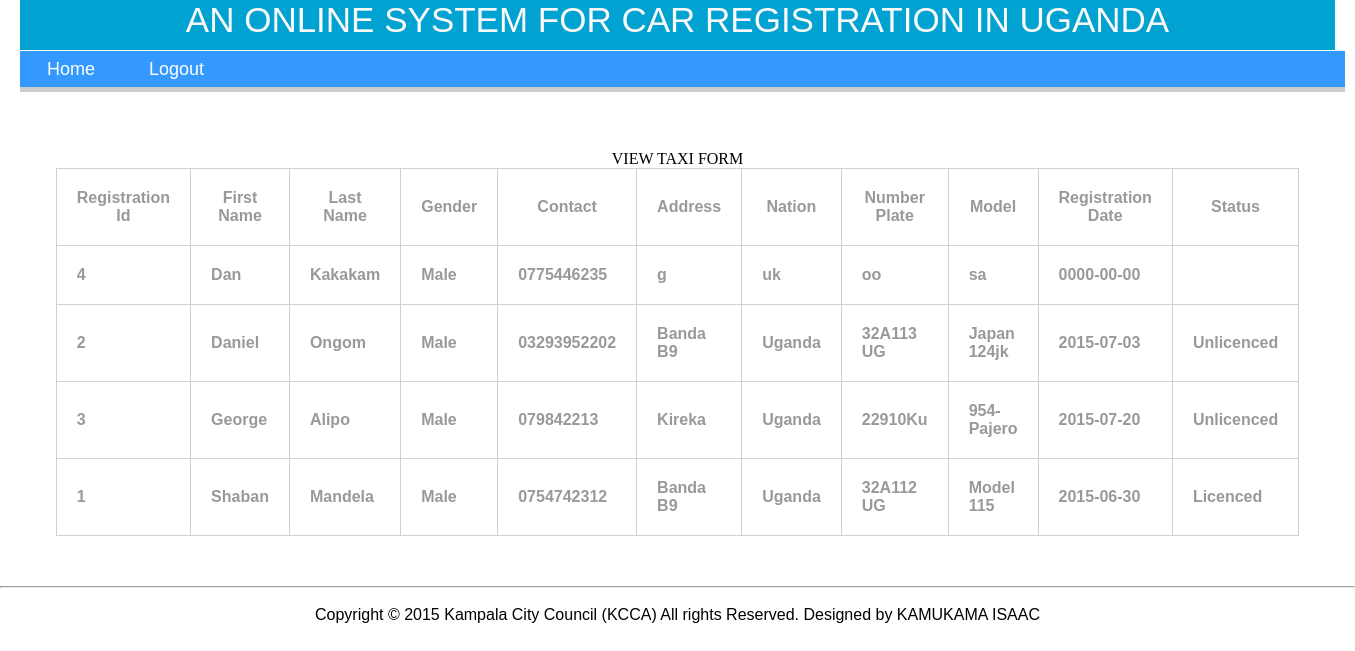
Page /view_taxi.php on the committed database.
### tables this page shows
CREATE TABLE registration (
  regid int(10) unsigned NOT NULL auto_increment,
  fname varchar(50) NOT NULL,
  lname varchar(50) NOT NULL,
  sex varchar(7) NOT NULL,
  otelno varchar(50) NOT NULL,
  oaddress varchar(100) NOT NULL,
  nation varchar(50) NOT NULL,
  numplate varchar(50) NOT NULL,
  model varchar(50) NOT NULL,
  regdate date NOT NULL,
  `status` varchar(50) NOT NULL,
  PRIMARY KEY  (regid)
);

### selection.class.php (the view, shortened to what this page needs)
<?php
class selections
{
	public function selectTaxi()
	{
		$sql="SELECT regid, fname, lname, sex, otelno, oaddress, nation, numplate, model, regdate, status FROM registration order by fname asc";
		$retval = mysql_query( $sql);
			$rows = mysql_num_rows($retval);
				echo "<table border='1' border color='gray' width='1200' align='' bgcolor=''><tr> <th>Registration Id</th><th>First Name</th><th>Last Name</th><th>Gender</th><th>Contact</th><th>Address</th><th>Nation</th><th>Number Plate</th><th>Model</th><th>Registration Date</th><th>Status</th></tr>";
			for ($j = 0 ; $j < $rows ; ++$j)
			{
				$row = mysql_fetch_row($retval);
				echo "<tr>";
			for ($k = 0 ; $k < 11 ; ++$k) echo "<td>$row[$k]</td>";
					echo "</tr>";
			}
					echo "</table>";
}
}
?>

### style.css (style rules this page uses)
* { margin:0; padding:0; }
table { width:40%; font-family:Tahoma, Geneva, sans-serif; font-weight:bolder; color:#999; margin-bottom:80px; }
table,td,th { border-collapse:collapse; border:solid #d0d0d0 1px; padding:20px; }

### rows in the picture
registration: regid "4", fname "Dan", lname "Kakakam", sex "Male", otelno "0775446235", oaddress "g", nation "uk", numplate "oo", model "sa", regdate "0000-00-00"
registration: regid "2", fname "Daniel", lname "Ongom", sex "Male", otelno "03293952202", oaddress "Banda B9", nation "Uganda", numplate "32A113 UG", model "Japan 124jk", regdate "2015-07-03", status "Unlicenced"
registration: regid "3", fname "George", lname "Alipo", sex "Male", otelno "079842213", oaddress "Kireka", nation "Uganda", numplate "22910Ku", model "954-Pajero", regdate "2015-07-20", status "Unlicenced"
registration: regid "1", fname "Shaban", lname "Mandela", sex "Male", otelno "0754742312", oaddress "Banda B9", nation "Uganda", numplate "32A112 UG", model "Model 115", regdate "2015-06-30", status "Licenced"
